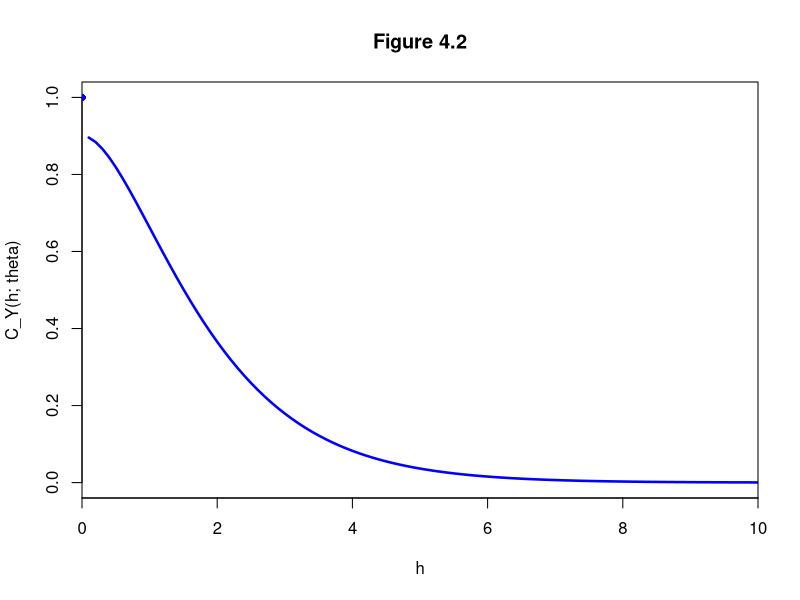
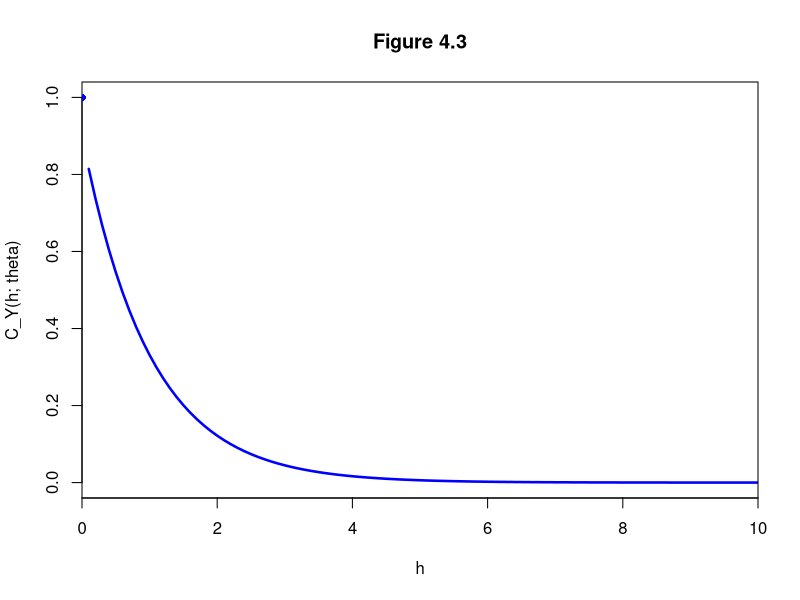
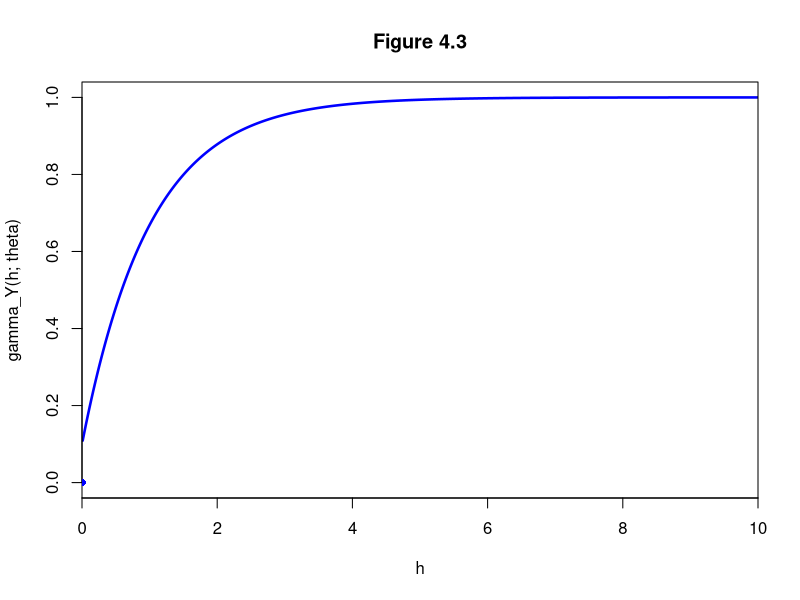

These figures' R source, in order:
#----------------------------------------------------------
#4.1. GEOSTATISTICAL PROCESSES
#---------------------------------------------------------

#----------------------------------------------------------
#4.1.1 The variogram and the covariance function
#Figure 4.2
#pg 127
#----------------------------------------------------------
theta_1 <- 1
theta_2 <- 1.5
variance_0 <- 0.1
variance_1 <- 0.9
h.vector <- seq(from = 0.0, to = 10, by = 0.1)

#TODO: eq 4.6 is not working
gamma_Y_eq46 <- function(h, theta_1, theta_2, variance_0, variance_1){
  C_Y_of_h_and_theta <- -1
  if(h > 0){
    normh <- norm(as.matrix(h))
    C_Y_of_h_and_theta <- variance_1 * exp(-normh) * (1 + normh)
  }else{
    C_Y_of_h_and_theta <- variance_0 + variance_1
  }
  return(C_Y_of_h_and_theta)
}

gamma_Y <- sapply(h.vector, gamma_Y_eq46, theta_1 = theta_1, theta_2 = theta_2, variance_0 = variance_0, variance_1 = variance_1)
plot(x = h.vector[-1], y = gamma_Y[-1], type = "l", col = "blue", xlab = "h", ylab = "C_Y(h; theta)", main = "Figure 4.2", lty = 1, lwd = 2.5, xaxs = "i", ylim = c(0, 1), xlim = c(0, 10))
points(x = h.vector[1], y = gamma_Y[1], col = "blue", pch = 16)



#----------------------------------------------------------
#4.1.1 The variogram and the covariance function
#Figure 4.3
#pg 128
#----------------------------------------------------------
theta_1 <- 1
theta_2 <- 1
variance_0 <- 0.1
variance_1 <- 0.9
h.vector <- seq(from = 0.0, to = 10, by = 0.1)

#TODO: eq 4.7 is not working
gamma_Y_eq47 <- function(h, theta_1, theta_2, variance_0, variance_1){
  C_Y_of_h_and_theta <- -1
  if(h != 0){
    normh <- norm(as.matrix(h))
    C_Y_of_h_and_theta <- variance_1 * exp(-normh)
  }else{
    C_Y_of_h_and_theta <- variance_0 + variance_1
  }
  return(C_Y_of_h_and_theta)
}

gamma_Y <- sapply(h.vector, gamma_Y_eq47, theta_1 = theta_1, theta_2 = theta_2, variance_0 = variance_0, variance_1 = variance_1)
plot(x = h.vector[-1], y = gamma_Y[-1], type = "l", col = "blue", xlab = "h", ylab = "C_Y(h; theta)", main = "Figure 4.3", lty = 1, lwd = 2.5, xaxs = "i", ylim = c(0, 1), xlim = c(0, 10))
points(x = h.vector[1], y = gamma_Y[1], col = "blue", pch = 16)



#----------------------------------------------------------
#4.1.1 The variogram and the covariance function
#Figure 4.4
#pg 129
#----------------------------------------------------------
theta_1 <- 1
theta_2 <- 1.5
variance_0 <- 0.1
variance_1 <- 0.9
h.vector <- seq(from = 0.0, to = 10, by = 0.01)

#TODO: eq 4.8 is not working
gamma_Y_eq48_andHalf <- function(h, theta_1, theta_2, variance_0, variance_1){
  C_Y_of_h_and_theta <- -1
  normh <- norm(as.matrix(h))
  if(h != 0){
    C_Y_of_h_and_theta <- variance_0 + variance_1 - variance_1 * exp(-normh)
  }else{
    #C_Y_of_h_and_theta <- 0 + variance_1 - variance_1 * exp(-normh)
    C_Y_of_h_and_theta <- variance_0 * diag(x = h, nrow = length(h), ncol = length(h)) * (as.numeric(normh == 0)) + variance_1 - variance_1 * exp(-normh)
  }
  
  
  return(C_Y_of_h_and_theta)
}

gamma_Y <- sapply(h.vector, gamma_Y_eq48_andHalf, theta_1 = theta_1, theta_2 = theta_2, variance_0 = variance_0, variance_1 = variance_1)
plot(x = h.vector[-1], y = gamma_Y[-1], type = "l", col = "blue", xlab = "h", ylab = "gamma_Y(h; theta)", main = "Figure 4.3", lty = 1, lwd = 2.5, xaxs = "i", ylim = c(0, 1), xlim = c(0, 10))
points(x = h.vector[1], y = gamma_Y[1], col = "blue", pch = 16)
